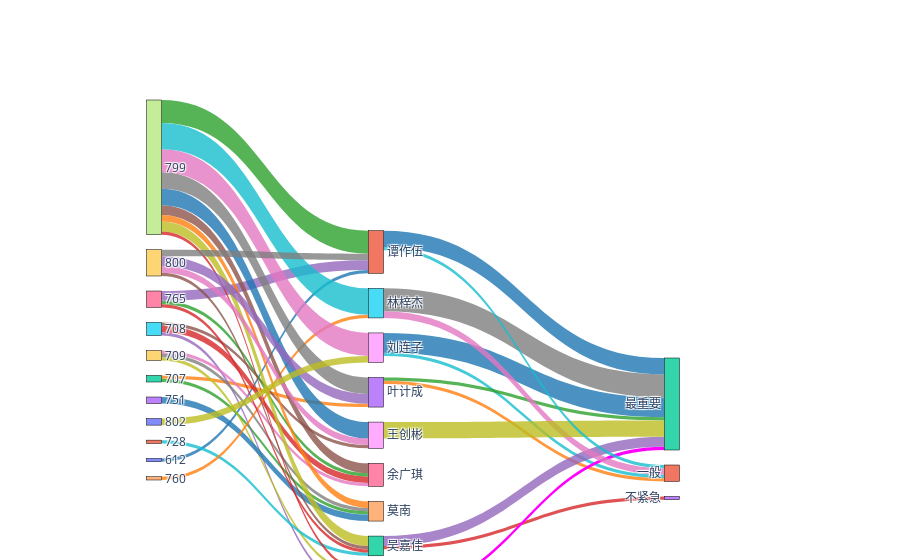

The code cell stored with this chart in its notebook:
### Code cell
import pandas as pd
import numpy  as np
import urllib, json
import plotly.graph_objects as go


# 数据映射方式将名字缩写变更为名字全称
full_name = {'创彬':'王创彬','王创彬':'王创彬',
            '嘉佳':'吴嘉佳','吴嘉佳':'吴嘉佳',
            '计成':'叶计成','叶计成':'叶计成',
            '连子':'刘连子','刘连子':'刘连子',
            '作伍':'谭作伍','谭作伍':'谭作伍',
            '梓杰':'林梓杰','林梓杰':'林梓杰',
            '青云':'徐青云','徐青云':'林梓杰',
            '宇鹏':'黄宇鹏','黄宇鹏':'林梓杰',
            '广琪':'余广琪','余广琪':'林梓杰',
            '晓泉':'龙晓泉','龙晓泉':'林梓杰'
            }

# url = 'https://raw.githubusercontent.com/plotly/plotly.js/master/test/image/mocks/sankey_energy.json'
# response = urllib.request.urlopen(url)
# data = json.loads(response.read())

# colors = ['rgba(31, 119, 180, 0.8)',
#  'rgba(255, 127, 14, 0.8)',
#  'rgba(44, 160, 44, 0.8)',
#  'rgba(214, 39, 40, 0.8)',
#  'rgba(148, 103, 189, 0.8)',
#  'rgba(140, 86, 75, 0.8)',
#  'rgba(227, 119, 194, 0.8)',
#  'rgba(127, 127, 127, 0.8)',
#  'rgba(188, 189, 34, 0.8)',
#  'rgba(23, 190, 207, 0.8)',
#  'rgba(31, 119, 180, 0.8)',
#  'rgba(255, 127, 14, 0.8)',
#  'rgba(44, 160, 44, 0.8)',
#  'rgba(214, 39, 40, 0.8)',
#  'rgba(148, 103, 189, 0.8)',
#  'rgba(140, 86, 75, 0.8)',
#  'rgba(227, 119, 194, 0.8)',
#  'rgba(127, 127, 127, 0.8)',
#  'rgba(188, 189, 34, 0.8)',
#  'rgba(23, 190, 207, 0.8)',
#  'rgba(31, 119, 180, 0.8)',
#  'rgba(255, 127, 14, 0.8)',
#  'rgba(44, 160, 44, 0.8)',
#  'rgba(214, 39, 40, 0.8)',
#  'rgba(148, 103, 189, 0.8)',
#  'rgba(140, 86, 75, 0.8)',
#  'rgba(227, 119, 194, 0.8)',
#  'rgba(127, 127, 127, 0.8)',
#  'rgba(188, 189, 34, 0.8)'] 


pd.set_option('display.max_rows', None)

# 
# 流水线任务分配信息
# 
works=pd.read_html("../missions", encoding='utf8')
works[1].drop('Unnamed: 0', axis=1).set_index(['需求ID'])
dd=works[1].drop('Unnamed: 0',axis=1)
# 按需求ID聚合
missions=dd.sort_values(by='需求ID')[['需求ID','需求名称','开发人员']]
missions['NUM'] = 1

label = missions[['需求ID','开发人员','NUM','需求名称']]
grouped = label['NUM'].groupby([label['需求ID'],label['开发人员']])
statics = dict(grouped.size())

data = [(key1,key2, statics[(key1,key2)]) for (key1,key2) in statics.keys() ]

# lable = []
# for (key1, key2) in statics.keys():
#     if key1 not in lable:
#         lable.append(key1)
#     if key2 not in lable:
#         lable.append(key2)

#         
# BUG 列表信息
# 

bug_list = pd.read_csv('../simappbugs/3rdVersion.csv')
bug_list[bug_list['编号'].isnull()]
tmp_bug = bug_list[~bug_list['维修人员'].isnull()][['维修人员','优先级']]
# tmp['研发人员'] = tmp['维修人员']=='创彬'

tmp_bug['维修人员'] = tmp_bug['维修人员'].map(full_name)
tmp_bug.replace(np.nan, '一般', inplace=True)
tmp_bug.replace(' ','一般',inplace=True)
tmp_bug = tmp_bug.drop(38)



stat_bug = dict(tmp_bug['优先级'].groupby([tmp_bug['维修人员'],tmp_bug['优先级']]).size())
data_bug = [(i,j,stat_bug[(i,j)]) for (i,j) in stat_bug.keys()]        

lable = []
x = []
y = list(np.arange(24)/100)

position = (0.1,0.4,0.8)

for (key1, key2) in statics.keys():
    if key1 not in lable:
        lable.append(key1)
        x.append(position[0])
    if key2 not in lable:
        lable.append(key2)
        x.append(position[1])

for (_,key2) in stat_bug:
    if key2 not in lable:
        lable.append(key2)
        x.append(position[2])

lable = tuple(lable)
# pilot    
# 映射对应关系列表
# 

sources = []
targets = []
values  = []

for (i,j,k) in data:
    sources.append(lable.index(i))
    targets.append(lable.index(j))
    values.append(k)

for (i,j,k) in data_bug:
    sources.append(lable.index(i))
    targets.append(lable.index(j))
    values.append(k)


# t = len(sources)

color = colors[0:41]

fig = go.Figure(data=[go.Sankey(
    valueformat = ".0f",
    arrangement = "snap",
    valuesuffix = " 【开发任务数】",
    node = dict(
      pad = 15,
      thickness = 15,
     
      line = dict(color = 'black', width = 0.5),
      label =  lable,
         x=x,
        y=x
#       color =  colors
    ),
    link = dict(
      source =  sources,
      target =  targets,
      value =  values,
      color = color                                                                                                                                                                                                                                                                                                                                                                                                                                      
#       label =  data['data'][0]['link']['label']
  ))])

# fig.update_layout(
#     hovermode = 'x',
#     title="Energy forecast for 2050<br>Source: Department of Energy & Climate Change, Tom Counsell via <a href='https://bost.ocks.org/mike/sankey/'>Mike Bostock</a>",
#     font=dict(size = 10, color = 'white'),
#     plot_bgcolor='black',
#     paper_bgcolor='black'
# )

fig.show()
fig.write_html('/Users/dengjiaying/Project/Py/local.html')

### Figure 1 — Plotly figure (JSON) as saved in the notebook; plotly's stock layout.template omitted (floating-point values rounded to 4 significant figures)
{"data": [{"arrangement": "snap", "link": {"color": ["rgba(31, 119, 180, 0.8)", "rgba(255, 127, 14, 0.8)", "rgba(44, 160, 44, 0.8)", "rgba(214, 39, 40, 0.8)", "rgba(148, 103, 189, 0.8)", "rgba(140, 86, 75, 0.8)", "rgba(227, 119, 194, 0.8)", "rgba(127, 127, 127, 0.8)", "rgba(188, 189, 34, 0.8)", "rgba(23, 190, 207, 0.8)", "rgba(31, 119, 180, 0.8)", "rgba(255, 127, 14, 0.8)", "rgba(44, 160, 44, 0.8)", "rgba(214, 39, 40, 0.8)", "rgba(148, 103, 189, 0.8)", "rgba(140, 86, 75, 0.8)", "rgba(227, 119, 194, 0.8)", "rgba(127, 127, 127, 0.8)", "rgba(188, 189, 34, 0.8)", "rgba(23, 190, 207, 0.8)", "rgba(31, 119, 180, 0.8)", "rgba(255, 127, 14, 0.8)", "rgba(44, 160, 44, 0.8)", "rgba(214, 39, 40, 0.8)", "rgba(148, 103, 189, 0.8)", "rgba(140, 86, 75, 0.8)", "rgba(227, 119, 194, 0.8)", "rgba(127, 127, 127, 0.8)", "rgba(188, 189, 34, 0.8)", "rgba(23, 190, 207, 0.8)", "rgba(31, 119, 180, 0.8)", "rgba(255, 127, 14, 0.8)", "rgba(44, 160, 44, 0.8)", "rgba(214, 39, 40, 0.8)", "rgba(148, 103, 189, 0.8)", "magenta", "rgba(227, 119, 194, 0.8)", "rgba(127, 127, 127, 0.8)", "rgba(188, 189, 34, 0.8)", "rgba(23, 190, 207, 0.8)", "rgba(31, 119, 180, 0.8)"], "source": [0, 2, 2, 5, 5, 5, 9, 9, 9, 11, 13, 14, 16, 16, 16, 17, 17, 17, 17, 17, 17, 17, 17, 17, 19, 19, 19, 19, 20, 18, 18, 3, 3, 12, 12, 7, 15, 15, 8, 1, 1], "target": [1, 3, 4, 6, 7, 8, 6, 4, 10, 12, 4, 15, 6, 12, 1, 6, 18, 3, 12, 15, 8, 4, 1, 10, 3, 12, 8, 1, 18, 21, 22, 21, 22, 23, 22, 22, 21, 22, 22, 21, 22], "value": [1, 1, 1, 2, 1, 1, 1, 1, 1, 1, 2, 1, 1, 1, 3, 3, 7, 5, 3, 8, 5, 2, 7, 1, 3, 1, 2, 2, 2, 1, 6, 1, 1, 1, 3, 1, 2, 7, 5, 1, 5]}, "node": {"label": [612, "谭作伍", 707, "叶计成", "莫南", 708, "余广琪", "徐青云", "王创彬", 709, "黄宇鹏", 728, "吴嘉佳", 751, 760, "林梓杰", 765, 799, "刘连子", 800, 802, "一般", "最重要", "不紧急"], "line": {"color": "black", "width": 0.5}, "pad": 15, "thickness": 15, "x": [0.1, 0.4, 0.1, 0.4, 0.4, 0.1, 0.4, 0.4, 0.4, 0.1, 0.4, 0.1, 0.4, 0.1, 0.1, 0.4, 0.1, 0.1, 0.4, 0.1, 0.1, 0.8, 0.8, 0.8], "y": [0.1, 0.4, 0.1, 0.4, 0.4, 0.1, 0.4, 0.4, 0.4, 0.1, 0.4, 0.1, 0.4, 0.1, 0.1, 0.4, 0.1, 0.1, 0.4, 0.1, 0.1, 0.8, 0.8, 0.8]}, "type": "sankey", "valueformat": ".0f", "valuesuffix": " 【开发任务数】"}], "layout": {"autosize": true}}
